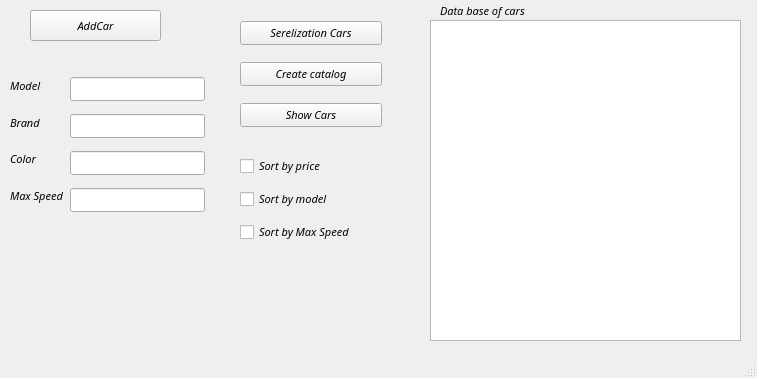
<?xml version="1.0" encoding="UTF-8"?>
<ui version="4.0">
 <class>MainWindow</class>
 <widget class="QMainWindow" name="MainWindow">
  <property name="enabled">
   <bool>true</bool>
  </property>
  <property name="geometry">
   <rect>
    <x>0</x>
    <y>0</y>
    <width>757</width>
    <height>378</height>
   </rect>
  </property>
  <property name="font">
   <font>
    <family>Harlow Solid Italic</family>
    <pointsize>8</pointsize>
    <italic>true</italic>
   </font>
  </property>
  <property name="windowTitle">
   <string>MainWindow</string>
  </property>
  <property name="autoFillBackground">
   <bool>true</bool>
  </property>
  <property name="toolButtonStyle">
   <enum>Qt::ToolButtonIconOnly</enum>
  </property>
  <widget class="QWidget" name="centralwidget">
   <widget class="QPushButton" name="addcar_btn">
    <property name="geometry">
     <rect>
      <x>30</x>
      <y>10</y>
      <width>131</width>
      <height>31</height>
     </rect>
    </property>
    <property name="text">
     <string>AddCar</string>
    </property>
   </widget>
   <widget class="QLabel" name="data_base_lbl">
    <property name="geometry">
     <rect>
      <x>440</x>
      <y>-10</y>
      <width>191</width>
      <height>41</height>
     </rect>
    </property>
    <property name="text">
     <string>Data base of cars</string>
    </property>
   </widget>
   <widget class="QListView" name="list_of_cars">
    <property name="geometry">
     <rect>
      <x>430</x>
      <y>20</y>
      <width>311</width>
      <height>321</height>
     </rect>
    </property>
   </widget>
   <widget class="QWidget" name="">
    <property name="geometry">
     <rect>
      <x>240</x>
      <y>150</y>
      <width>174</width>
      <height>98</height>
     </rect>
    </property>
    <layout class="QVBoxLayout" name="verticalLayout">
     <item>
      <widget class="QCheckBox" name="By_price_cbox">
       <property name="text">
        <string>Sort by price</string>
       </property>
      </widget>
     </item>
     <item>
      <widget class="QCheckBox" name="by_brand_cbox">
       <property name="text">
        <string>Sort by model</string>
       </property>
      </widget>
     </item>
     <item>
      <widget class="QCheckBox" name="by_maxSpeed_cbox">
       <property name="text">
        <string>Sort by Max Speed</string>
       </property>
      </widget>
     </item>
    </layout>
   </widget>
   <widget class="QWidget" name="">
    <property name="geometry">
     <rect>
      <x>70</x>
      <y>70</y>
      <width>135</width>
      <height>151</height>
     </rect>
    </property>
    <layout class="QVBoxLayout" name="_2">
     <item>
      <widget class="QLineEdit" name="model_line"/>
     </item>
     <item>
      <widget class="QLineEdit" name="brand_line"/>
     </item>
     <item>
      <widget class="QLineEdit" name="color_line"/>
     </item>
     <item>
      <widget class="QLineEdit" name="max_speed_line"/>
     </item>
    </layout>
   </widget>
   <widget class="QWidget" name="">
    <property name="geometry">
     <rect>
      <x>10</x>
      <y>70</y>
      <width>90</width>
      <height>141</height>
     </rect>
    </property>
    <layout class="QVBoxLayout" name="verticalLayout_3">
     <item>
      <widget class="QLabel" name="lbl_model">
       <property name="enabled">
        <bool>true</bool>
       </property>
       <property name="text">
        <string>Model</string>
       </property>
      </widget>
     </item>
     <item>
      <widget class="QLabel" name="lbl_brand">
       <property name="enabled">
        <bool>true</bool>
       </property>
       <property name="text">
        <string>Brand</string>
       </property>
      </widget>
     </item>
     <item>
      <widget class="QLabel" name="lbl_color">
       <property name="enabled">
        <bool>true</bool>
       </property>
       <property name="text">
        <string>Color</string>
       </property>
      </widget>
     </item>
     <item>
      <widget class="QLabel" name="lbl_speed">
       <property name="enabled">
        <bool>true</bool>
       </property>
       <property name="text">
        <string>Max Speed</string>
       </property>
      </widget>
     </item>
    </layout>
   </widget>
   <widget class="QWidget" name="">
    <property name="geometry">
     <rect>
      <x>240</x>
      <y>10</y>
      <width>142</width>
      <height>131</height>
     </rect>
    </property>
    <layout class="QVBoxLayout" name="verticalLayout_4">
     <item>
      <widget class="QPushButton" name="serelization_btn">
       <property name="text">
        <string>Serelization Cars</string>
       </property>
      </widget>
     </item>
     <item>
      <widget class="QPushButton" name="create_btn">
       <property name="text">
        <string>Create catalog</string>
       </property>
      </widget>
     </item>
     <item>
      <widget class="QPushButton" name="show_btn">
       <property name="text">
        <string>Show Cars</string>
       </property>
      </widget>
     </item>
    </layout>
   </widget>
  </widget>
  <widget class="QMenuBar" name="menubar">
   <property name="geometry">
    <rect>
     <x>0</x>
     <y>0</y>
     <width>757</width>
     <height>21</height>
    </rect>
   </property>
  </widget>
  <widget class="QStatusBar" name="statusbar"/>
 </widget>
 <resources/>
 <connections/>
</ui>
